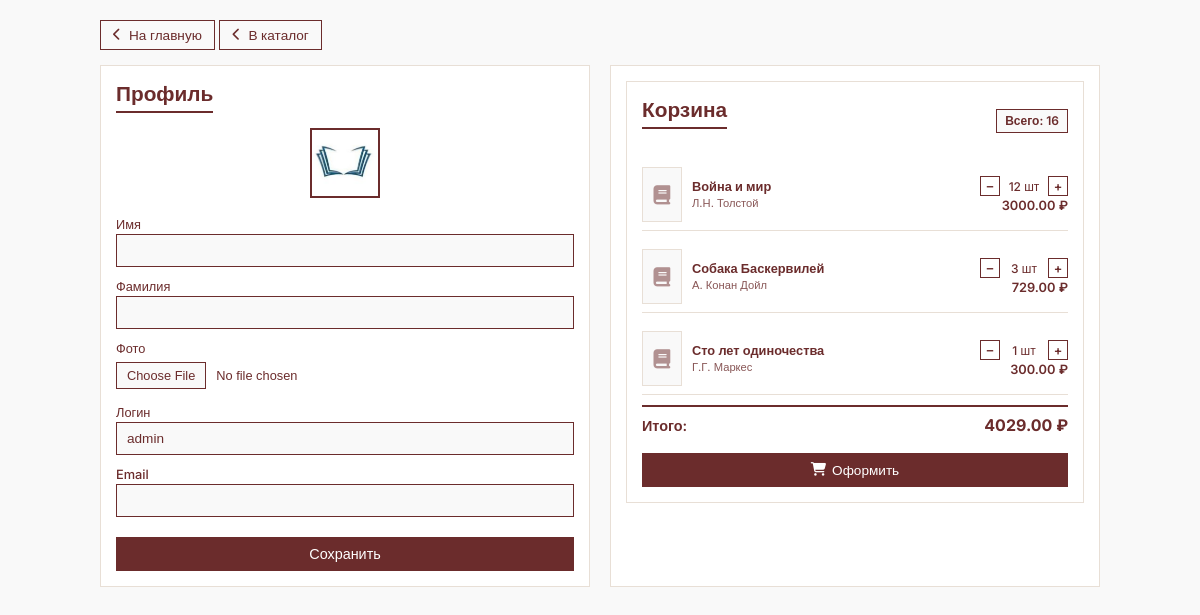
Before: /users/profile/ (signed in) with the older database file.
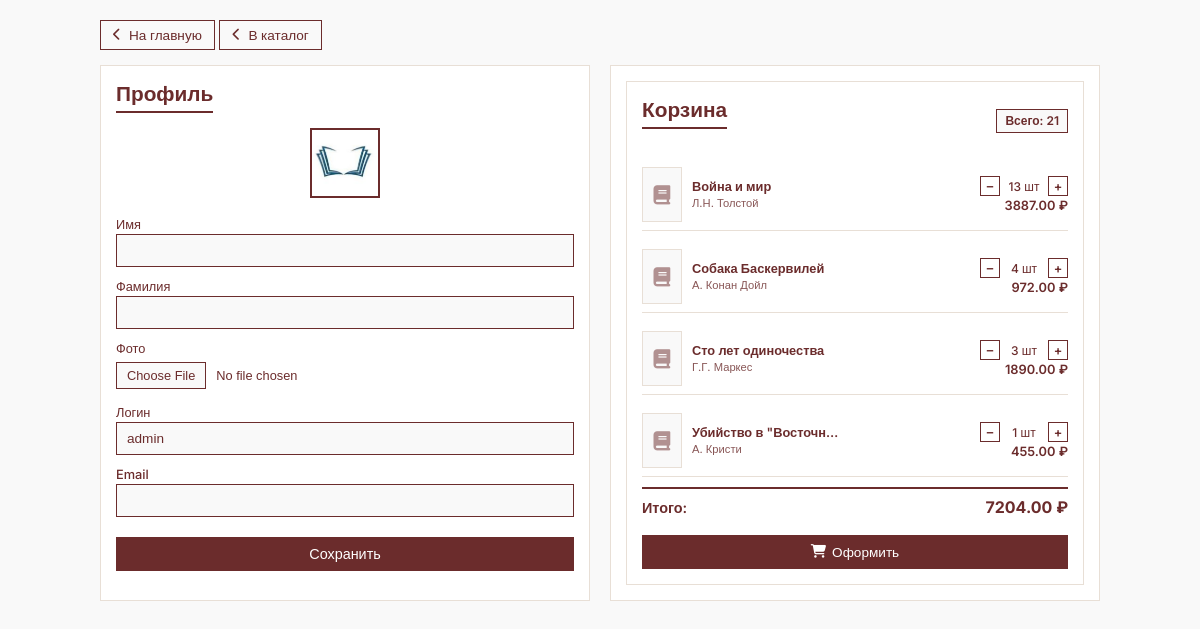
After: the same page with the newer database file.
### users/models.py (models this page shows)
class User(AbstractUser):
    image = models.ImageField(upload_to='users_images/', blank=True)

### books/models.py (models this page shows, shortened)
class Basket(models.Model):
    user = models.ForeignKey(User, on_delete=models.CASCADE)
    book = models.ForeignKey(Book, on_delete=models.CASCADE)
    quantity = models.PositiveIntegerField(default=1)
    created_time = models.DateTimeField(auto_now_add=True)
    def sum(self):
        return self.quantity * self.book.price

class Book(models.Model):
    title = models.CharField(max_length=256)
    author = models.ForeignKey(Author, on_delete=models.CASCADE)
    price = models.DecimalField(max_digits=8, decimal_places=2)
    quantity_in_stock = models.PositiveIntegerField(default=1)
    description = models.TextField(blank=True)
    publication_year = models.PositiveSmallIntegerField(
        verbose_name='publication year',
        blank=True,
        null=True,
        help_text='Enter the year of publication'
    )
    cover_image_url = models.ImageField(upload_to='books/')
    catalog_id = models.ForeignKey(Catalog, on_delete=models.PROTECT)
    COVER_TYPES = [
        ('hard', 'Твёрдая обложка'),
        ('soft', 'Мягкая обложка'),
        ('special', 'Специальная обложка'),
    ]
    AGE_RESTRICTIONS = [
        (0, '0+'),
        (6, '6+'),
        (12, '12+'),
        (16, '16+'),
        (18, '18+'),
    ]
    age_restriction = models.IntegerField(
        choices=AGE_RESTRICTIONS,
        default=0,validators=[MinValueValidator(0), MaxValueValidator(18)]
    )
    cover_type = models.CharField(max_length=10,choices=COVER_TYPES,default='hard'
    )
    publisher = models.ForeignKey(
        Publisher,
        on_delete=models.SET_NULL,
        null=True,
        blank=True,
        related_name='books'
    )
    publisher_brand = models.CharField(max_length=200)
    class Meta:
        verbose_name = 'Book'

class Author(models.Model):
    name = models.CharField(max_length=256)
    def __str__(self):
        return self.name

### users/views.py (the view)
# urls.py: path('profile/', profile, name='profile'),
@login_required
def profile(request):
    if request.method == 'POST':
        form = UserProfileForm(request.POST, instance=request.user, files=request.FILES)
        if form.is_valid():
            form.save()
            messages.success(request, message="Профиль обновлен успешно!")
            return HttpResponseRedirect(reverse('users:profile'))
    else:
        form = UserProfileForm(instance=request.user)
    baskets = Basket.objects.filter(user=request.user)
    total_quantity = sum(basket.quantity for basket in baskets)
    total_sum = sum(basket.sum() for basket in baskets)
    context = {'form': form, 'baskets': Basket.objects.filter(user=request.user),
               'total_quantity': total_quantity, 'total_sum': total_sum,
               }
    return render(request, 'users/profile.html', context)

### users/forms.py
class UserProfileForm(UserChangeForm):
    username = forms.CharField(widget=forms.TextInput(attrs={'readonly': True, 'class': 'form-label'}))
    email = forms.CharField(widget=forms.TextInput(attrs={'readonly': True, 'class': 'form-label'}))
    first_name = forms.CharField(widget=forms.TextInput(attrs={'class': 'form-label'}))
    last_name = forms.CharField(widget=forms.TextInput(attrs={'class': 'form-label'}))
    image = forms.ImageField(widget=forms.FileInput(attrs={'class': 'form-label'}), required=False)
    class Meta:
        model = User
        fields = ('first_name', 'last_name', 'email', 'username', 'image')

### users/templates/users/profile.html (shortened to what this page needs)
<!DOCTYPE html>
<html lang="en">
<head>
  <link rel="stylesheet" href="https://cdnjs.cloudflare.com/ajax/libs/font-awesome/6.4.0/css/all.min.css">
</head>
<body>
  {% load static %}
  <div class="profile-wrapper">
    <div class="back-button-container">
      <a href="{% url 'index' %}" class="back-btn">
        <i class="fas fa-chevron-left"></i> На главную
      </a>
      <a href="{% url 'books:index' %}" class="back-btn">
        <i class="fas fa-chevron-left"></i> В каталог
      </a>
    </div>
    <div class="profile-cart-container">
      <div class="profile-card">
        <h2 class="section-title">Профиль</h2>
        <div class="profile-avatar">
          <img src="{% if user.image %}{{ user.image.url }}{% else %}{% static 'vendor/img/profile.png' %}{% endif %}">
        </div>
        <form method="post" action="{% url 'users:profile' %}" enctype="multipart/form-data" class="profile-form">
          <div class="form-group">
            <label class="form-label" for="{{ form.first_name.id_for_label }}">Имя</label>
            {{ form.first_name }}
          </div>
          <div class="form-group">
            <label class="form-label" for="{{ form.last_name.id_for_label }}">Фамилия</label>
            {{ form.last_name }}
          </div>
          <div class="form-group">
            <label class="form-label" for="{{ form.image.id_for_label }}">Фото</label>
            {{ form.image }}
          </div>
          <div class="form-group">
            <label class="form-label" for="{{ form.username.id_for_label }}">Логин</label>
            {{ form.username }}
          </div>
          <div class="form-group">
            <label class="form-label" for="{{ form.email.id_for_label }}">Email</label>
            {{ form.email }}
          </div>
          <button type="submit" class="save-btn">Сохранить</button>
        </form>
      </div>
    <div class="cart-card">
        {% include "books/basket.html" %}
    </div>
  </div>
</body>
</html>

### books/templates/books/basket.html
 <div class="cart-card">
      {% if baskets %}
        <div class="cart-header">
          <h2 class="section-title">Корзина</h2>
          <span class="cart-count">Всего: {{ total_quantity }}</span>
        </div>
        {% for basket in baskets %}
          <div class="cart-items">
            <div class="cart-item">
              <div class="item-image">
                {% if basket.book.cover_image %}
                  <img src="{{ basket.book.cover_image_url }}" alt="{{ basket.book.title }}">
                {% else %}
                  <i class="fas fa-book"></i>
                {% endif %}
              </div>
              <div class="item-info">
                <div class="item-title">{{ basket.book.title|truncatechars:20 }}</div>
                <div class="item-desc">{{ basket.book.author|truncatechars:15 }}</div>
              </div>
              <div class="item-details">
                <div class="item-quantity">
                  <button class="quantity-btn">−</button>
                  <span class="quantity-value">{{ basket.quantity }} шт</span>
                  <a href="{% url 'books:basket_add' basket.book.id %}" class="quantity-plus-btn">+</a>
                </div>
                <div class="item-price">{{ basket.sum }} ₽</div>
              </div>
            </div>
          </div>
        {% endfor %}
        <div class="cart-total">
          <span>Итого:</span>
          <span class="total-amount">{{ total_sum }} ₽</span>
        </div>
        <a href="{% url 'users:checkout' %}" class="checkout-btn">
          <i class="fas fa-shopping-cart"></i> Оформить
        </a>
      {% else %}
        <div class="empty-cart">
          <h2>Корзина пуста</h2>
        </div>
      {% endif %}
    </div>
  </div>

### users/templates/users/profile.html (style rules this page uses)
* { margin: 0; padding: 0; box-sizing: border-box; }
body { font-family: "Inter", sans-serif; background-color: #f9f9f9; color: #6b2c2c; min-height: 100vh; display: flex; align-items: flex-start; justify-content: center; padding: 20px; }
.profile-wrapper { max-width: 1000px; width: 100%; }
.back-button-container { margin-bottom: 15px; }
.back-btn { display: inline-flex; align-items: center; gap: 8px; padding: 6px 12px; background-color: transparent; border: 1px solid #6b2c2c; color: #6b2c2c; font-size: 0.85rem; font-weight: 500; text-decoration: none; transition: all 0.2s; }
.back-btn i { font-size: 0.8rem; }
.profile-cart-container { display: grid; grid-template-columns: 1fr 1fr; gap: 20px; width: 100%; }
.profile-card, .cart-card { background-color: #ffffff; padding: 15px; border: 1px solid #e8dfd6; }
.section-title { font-size: 1.3rem; font-weight: 600; color: #6b2c2c; margin-bottom: 15px; padding-bottom: 5px; border-bottom: 2px solid #6b2c2c; display: inline-block; }
.profile-avatar { text-align: center; margin-bottom: 15px; }
.profile-avatar img { border: 2px solid #6b2c2c; object-fit: cover; width: 70px; height: 70px; }
.profile-form .form-group { margin-bottom: 12px; }
.profile-form .form-label { display: block; font-size: 0.8rem; font-weight: 500; color: #6b2c2c; margin-bottom: 2px; }
.profile-form input[type="text"], .profile-form input[type="email"] { width: 100%; padding: 8px 10px; border: 1px solid #6b2c2c; font-size: 0.85rem; background-color: #f9f9f9; color: #6b2c2c; }
.profile-form input[type="file"] { width: 100%; padding: 4px 0; font-size: 0.8rem; }
.save-btn { width: 100%; background-color: #6b2c2c; color: white; border: 1px solid #6b2c2c; padding: 8px 15px; font-size: 0.9rem; font-weight: 500; cursor: pointer; margin-top: 8px; }
.cart-header { display: flex; align-items: center; justify-content: space-between; margin-bottom: 15px; }
.cart-count { display: inline-flex; align-items: center; justify-content: center; height: 24px; padding: 0 8px; border: 1px solid #6b2c2c; background-color: #f9f9f9; color: #6b2c2c; font-size: 0.75rem; font-weight: 600; }
.cart-items { margin-bottom: 10px; }
.cart-item { display: flex; align-items: center; gap: 10px; padding: 8px 0; border-bottom: 1px solid #e8dfd6; }
.item-image { width: 40px; height: 55px; background-color: #f9f9f9; border: 1px solid #e8dfd6; display: flex; align-items: center; justify-content: center; overflow: hidden; }
.item-image i { font-size: 1.2rem; color: #6b2c2c; opacity: 0.5; }
.item-info { flex: 2; }
.item-title { font-weight: 600; color: #6b2c2c; font-size: 0.8rem; margin-bottom: 2px; }
.item-desc { font-size: 0.7rem; color: #6b2c2c; opacity: 0.8; }
.item-details { flex: 1; text-align: right; }
.item-quantity { display: flex; align-items: center; justify-content: flex-end; gap: 4px; margin-bottom: 2px; }
.quantity-btn, .quantity-plus-btn { display: inline-flex; align-items: center; justify-content: center; width: 20px; height: 20px; border: 1px solid #6b2c2c; background: none; color: #6b2c2c; font-weight: 600; font-size: 0.8rem; text-decoration: none; }
.quantity-value { font-weight: 500; color: #6b2c2c; min-width: 40px; text-align: center; font-size: 0.75rem; }
.item-price { font-weight: 600; color: #6b2c2c; font-size: 0.8rem; }
.cart-total { display: flex; justify-content: space-between; align-items: center; font-size: 0.9rem; font-weight: 600; color: #6b2c2c; padding: 8px 0; border-top: 2px solid #6b2c2c; margin: 10px 0; }
.total-amount { font-size: 1rem; font-weight: 700; }
.checkout-btn { width: 100%; background-color: #6b2c2c; color: white; border: 1px solid #6b2c2c; padding: 8px 15px; font-size: 0.85rem; font-weight: 500; display: flex; align-items: center; justify-content: center; gap: 6px; text-decoration: none; }

Changed rows visible on the page:
changed Basket "Война и мир": quantity "12" → "13"; sum "3000.00" → "3887.00"
changed Basket "Собака Баскервилей": quantity "3" → "4"; sum "729.00" → "972.00"
changed Basket "Сто лет одиночества": quantity "1" → "3"; sum "300.00" → "1890.00"
added Basket: book "Убийство в \"Восточн…", book.author "А. Кристи", quantity "1", sum "455.00"
Other visible differences:
{{ total_quantity }}: "16" → "21"
{{ total_sum }}: "4029.00" → "7204.00"
